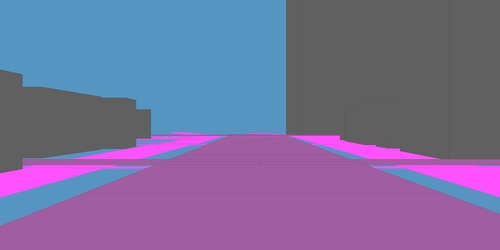
#> input picture temp/label_img.jpg, 500 x 250 px, shrunk from 1024 x 512 before the run, found by its file name
$ python display.py
#> lines starting #> are read from the running program, lines starting #| are printed output that depends on the picture
from PIL import Image
import argparse
import os

parser = argparse.ArgumentParser()
parser.add_argument('--work_dir',
                    type=str,
                    default='',
                    help='where to open images')
parser.add_argument('--type',
                    type=str,
                    default='label',
                    help='label or scene')
args = parser.parse_args()

os.chdir(args.work_dir)

img = Image.open('temp/label_img.jpg') if args.type == 'label' else Image.open('temp/scene.jpg')
#> img is the input picture: PIL image 500x250 RGB; mean R, G, B 121.4, 109.9, 153.2
if args.type == 'label':
    images = [Image.open(x) for x in ['temp/label_img.jpg', 'temp/label_img.jpg']]
#> images = 2 items
    widths, heights = zip(*(i.size for i in images))
#> widths = (500, 500); heights = (250, 250)
    total_width = sum(widths)
#> total_width = 1000
    max_height = max(heights)
#> max_height = 250
    new_im = Image.new('RGB', (total_width, max_height))
#> new_im: PIL image 1000x250 RGB; every value is 0
    x_offset = 0
    for im in images:
        new_im.paste(im, (x_offset,0))
        x_offset += im.size[0]
#> this loop made 2 passes
#> x_offset on passes 1 to 2: 500, 1000
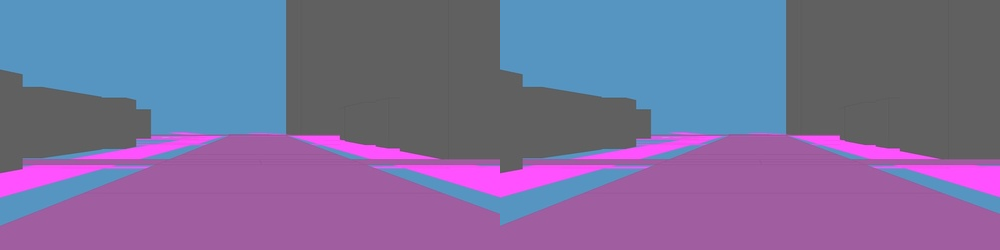
#> new_im: PIL image 1000x250 RGB; mean R, G, B 121.4, 109.9, 153.2
#> after the loop, x_offset = 1000
    new_im.save('src/pix2pix_model/imgs/test/label_img.jpg')

#img.show()
